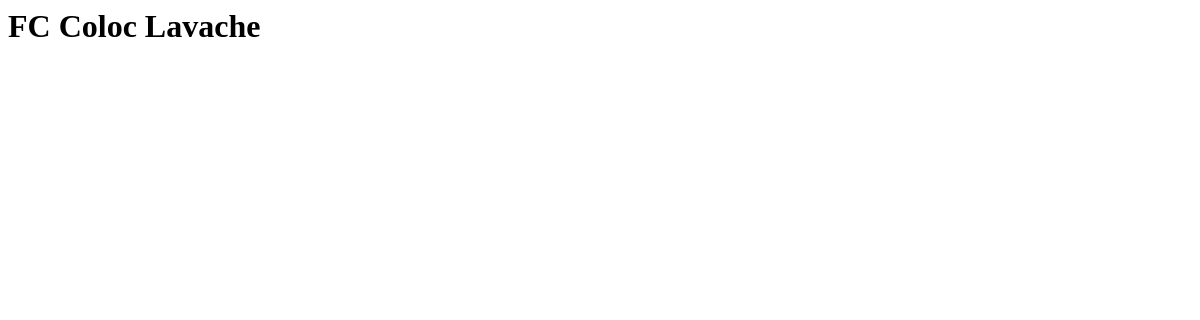
Before: /polls/3/results with the older database file.
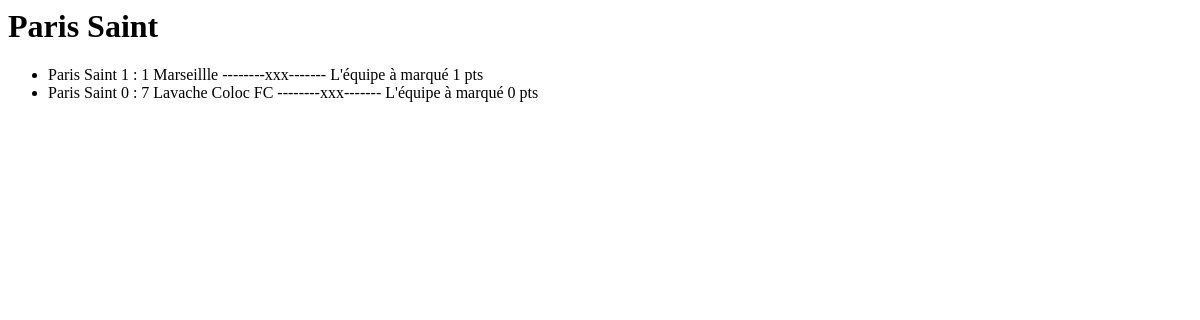
After: the same page with the newer database file.
### polls/models.py (models this page shows, shortened)
class Equipe(models.Model):
    ligue = models.ForeignKey(Ligue, on_delete=models.CASCADE)
    ID = models.IntegerField(primary_key=True)
    nom = models.CharField(max_length=20)
    point = models.IntegerField(default=0)
    def get_matches(self):
        matches= Match.objects.all().filter(locaux=self.ID) | Match.objects.all().filter(visiteur=self.ID)
        for results in matches :
            if results.visiteur.ID == self.ID:
                if results.score_visiteurs > results.score_locaux:
                    results.point_locaux = 0
                    results.point_visteur = 3
                elif results.score_visiteurs == results.score_locaux:
                    results.point_locaux = 1
                    results.point_visteur = 1
                else:
                    results.point_locaux = 3
                    results.point_visteur = 0
        return matches
    def __str__(self):
        return self.nom

class Match(models.Model):
    ligue = models.ForeignKey(Ligue, on_delete=models.CASCADE)
    visiteur = models.ForeignKey(Equipe, on_delete=models.CASCADE, related_name="visiteurs")
    locaux = models.ForeignKey(Equipe, on_delete=models.CASCADE, related_name="locaux")
    score_visiteurs = models.IntegerField(default=0)
    score_locaux = models.IntegerField(default=0)
    point_locaux = models.IntegerField(default=0)
    point_visteur = models.IntegerField(default=0)

### polls/views.py (the view)
# urls.py: path('<int:equipe>/results', views.results, name='results'),
def results(request, equipe):
    equipe = get_object_or_404(Equipe, pk=equipe)
    return render(request, 'polls/results.html', {'equipe': equipe})

### polls/templates/polls/results.html (shortened to what this page needs)
<h1>{{ equipe.nom }}</h1>
<ul>
{% for match in equipe.get_matches %}
    <li>{{ match.visiteur }}  {{ match.score_visiteurs }} : {{ match.score_locaux }}  {{ match.locaux }}
        {% if equipe.ID == match.visiteur.ID %}
            {% if match.score_visiteurs < match.score_locaux %}
            --------xxx------- L'équipe à marqué 0 pts
            {% endif %}
            {% if match.score_visiteurs == match.score_locaux %}
            --------xxx------- L'équipe à marqué 1 pts
            {% endif %}
        {% endif %}
    </li>
{% endfor %}
</ul>

Changed rows visible on the page:
changed Equipe: nom "FC Coloc Lavache" → "Paris Saint"
added Match: visiteur "Paris Saint", score_visiteurs "1", score_locaux "1", locaux "Marseillle", shows "--------xxx------- L'équipe à marqué 1 pts"
added Match: visiteur "Paris Saint", score_visiteurs "0", score_locaux "7", locaux "Lavache Coloc FC", shows "--------xxx------- L'équipe à marqué 0 pts"
